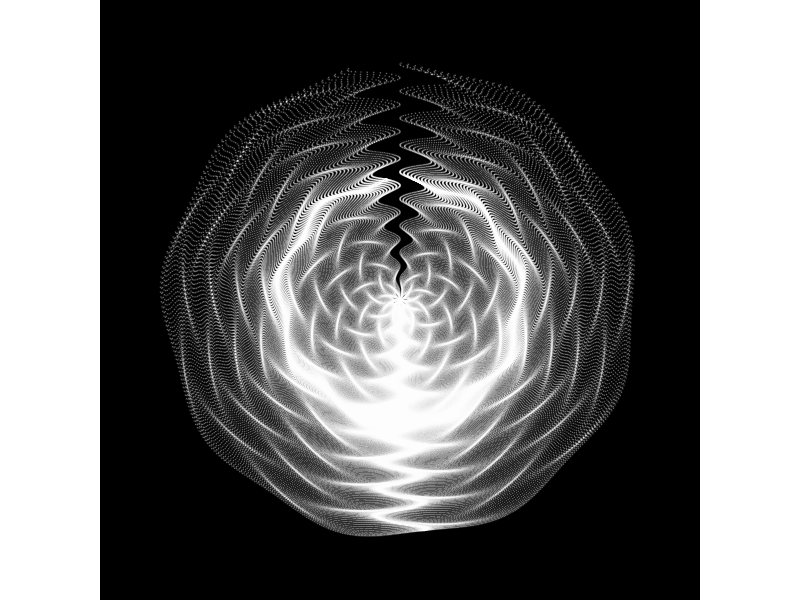

The R script that drew this image:
library(tidyverse)
png("abstract22.png", units="px", width=1600, height=1600, res=300)
seq(-3,3,by=.01) %>%
  expand.grid(x=., y=.) %>%
  ggplot(aes(x=(x^3-sin(y^3)), y=(y^3-cos(x^3)))) +
  geom_point(alpha=.2, shape=20, size=0, color="white")+
  theme_void()+
  coord_fixed()+
  theme(panel.background = element_rect(fill="black"))+
  coord_polar()

